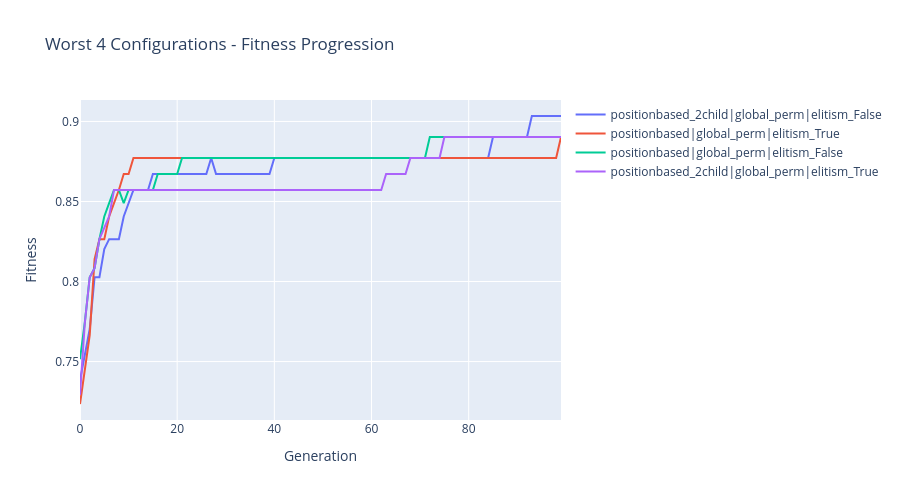

Notebook cell for this chart:
### Markdown cell above
## Plot Fitness Progression for Worst 4 Configurations

### Code cell
worst3_labels = final_gen_fitness.tail(4).index.tolist()

fig = go.Figure()
for label in worst3_labels:
    fig.add_trace(go.Scatter(
        y=df[label],
        mode='lines',
        name=label
    ))

fig.update_layout(
    title="Worst 4 Configurations - Fitness Progression",
    xaxis_title="Generation",
    yaxis_title="Fitness",
    width=900,
    height=500
)
fig.show()

worst_config = final_gen_fitness.tail(1)
print("Worst Overall Configuration:\n")
display(worst_config)
